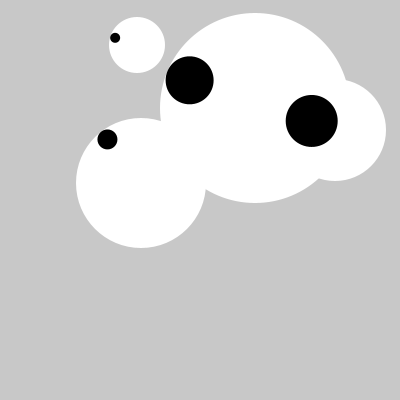
Frame 1 (no input)
Frame 60 (the mouse pressed at the canvas centre just before this capture): identical to frame 1, image omitted
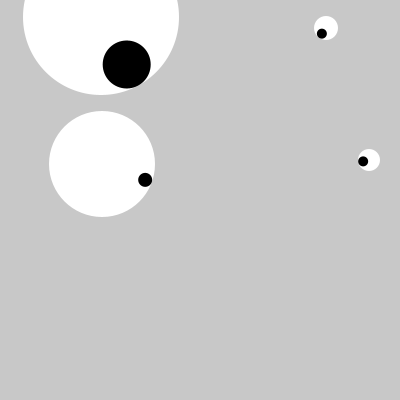
Frame 120 (the mouse held since frame 60 and released just before this capture)

The Processing sketch that drew these frames (run headless with seeded random() and noise(); from frame 60 on, the mouse is pressed at the canvas centre):

// Processing sketch: processing_7688
// ── processing_7688.pde

int eyes_no=4;
int[] posses = new int[4*eyes_no];
int i;

void setup(){
  size(400,400);
  frameRate(20); 
  smooth();
  for(i=0;i<eyes_no;i++){
    posses[4*i] = int(random(10,width-10));
    posses[4*i+1] = int(random(10,height-10));
    posses[4*i+2] = int(random(10,100));
    posses[4*i+3] = int(random(5,posses[4*i+2]-7));
  }
}

void draw(){
  background(200);
  noStroke(); 


  float mx=mouseX;
  float my=mouseY;

  for(int i=0;i<eyes_no;i++){
    eye(posses[4*i],posses[4*i+1],posses[4*i+2],posses[4*i+3],mx,my);

  }


}

void eye(int x, int y, int rad_b, int rad_s, float mx, float my){

  int rad_pos = rad_b-rad_s;

  float theta= atan((my-y)/(mx-x));
  if(mx<x) theta= theta+PI;

  fill(255);
  ellipse(x,y,2*rad_b,2*rad_b);

  fill(0);

  if(sqrt(pow((my-y),2)+pow((mx-x),2))<rad_pos) {
    ellipse(mx,my,2*rad_s,2*rad_s);
  }
  else ellipse(x + rad_pos*cos(theta),y+rad_pos*sin(theta),2*rad_s,2*rad_s);
}


void mousePressed() {
  for(i=0;i<eyes_no;i++){
    posses[4*i] = int(random(10,width-10));
    posses[4*i+1] = int(random(10,height-10));
    posses[4*i+2] = int(random(10,100));
    posses[4*i+3] = int(random(5,posses[4*i+2]-7));
  }
}
